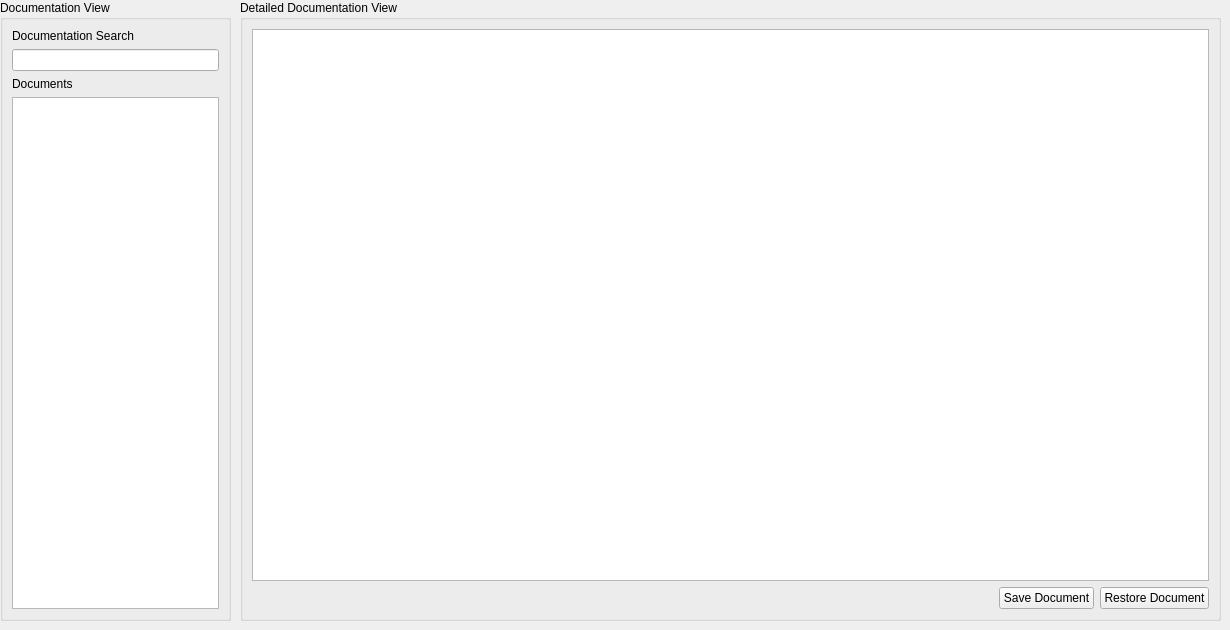
    <widget class="QWidget" name="DocumentationTab">
     <attribute name="title">
      <string>Documentation</string>
     </attribute>
     <widget class="QGroupBox" name="DocumentationViewContainer">
      <property name="geometry">
       <rect>
        <x>0</x>
        <y>0</y>
        <width>231</width>
        <height>621</height>
       </rect>
      </property>
      <property name="font">
       <font>
        <weight>50</weight>
        <bold>false</bold>
       </font>
      </property>
      <property name="title">
       <string>Documentation View</string>
      </property>
      <layout class="QGridLayout" name="gridLayout_5">
       <item row="0" column="0">
        <layout class="QVBoxLayout" name="DocumentationViewMainLayout">
         <item>
          <widget class="QLabel" name="DocumentSearchLabel">
           <property name="text">
            <string>Documentation Search</string>
           </property>
          </widget>
         </item>
         <item>
          <widget class="QLineEdit" name="documentSearch">
           <property name="font">
            <font>
             <weight>50</weight>
             <bold>false</bold>
            </font>
           </property>
           <property name="focusPolicy">
            <enum>Qt::NoFocus</enum>
           </property>
          </widget>
         </item>
         <item>
          <widget class="QLabel" name="DocumentsLabel">
           <property name="text">
            <string>Documents</string>
           </property>
          </widget>
         </item>
         <item>
          <widget class="QListWidget" name="documentList"/>
         </item>
        </layout>
       </item>
      </layout>
     </widget>
     <widget class="QGroupBox" name="DetailedDocumentationViewContainer">
      <property name="geometry">
       <rect>
        <x>240</x>
        <y>0</y>
        <width>981</width>
        <height>621</height>
       </rect>
      </property>
      <property name="font">
       <font>
        <weight>50</weight>
        <bold>false</bold>
       </font>
      </property>
      <property name="title">
       <string>Detailed Documentation View</string>
      </property>
      <layout class="QGridLayout" name="gridLayout_4">
       <item row="0" column="0">
        <widget class="QTextEdit" name="documentViewField">
         <property name="font">
          <font>
           <weight>50</weight>
           <bold>false</bold>
          </font>
         </property>
        </widget>
       </item>
       <item row="1" column="0">
        <layout class="QHBoxLayout" name="DocumentationButtonsLayout">
         <item>
          <spacer name="documentbuttonsspacer">
           <property name="orientation">
            <enum>Qt::Horizontal</enum>
           </property>
           <property name="sizeHint" stdset="0">
            <size>
             <width>40</width>
             <height>20</height>
            </size>
           </property>
          </spacer>
         </item>
         <item>
          <widget class="QPushButton" name="saveDocumentButton">
           <property name="text">
            <string>Save Document</string>
           </property>
          </widget>
         </item>
         <item>
          <widget class="QPushButton" name="restoreDocumentButton">
           <property name="text">
            <string>Restore Document</string>
           </property>
          </widget>
         </item>
        </layout>
       </item>
      </layout>
     </widget>
    </widget>
